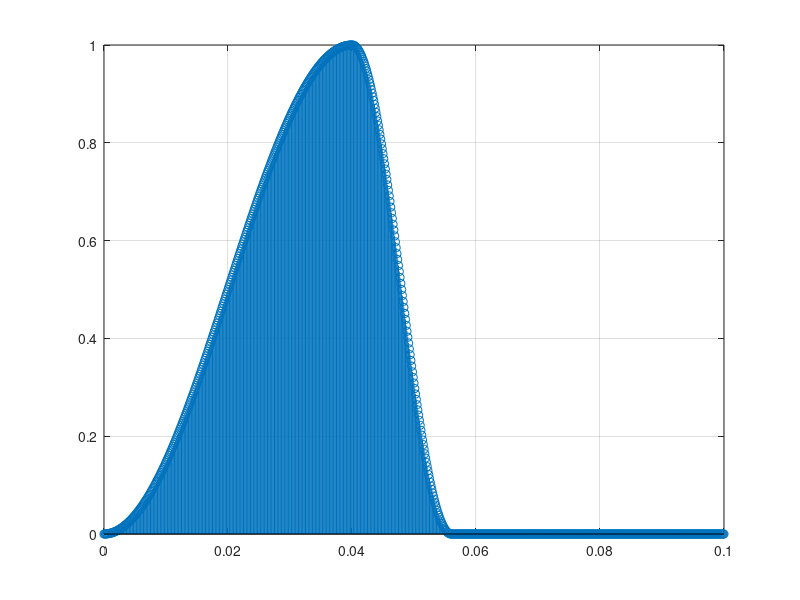
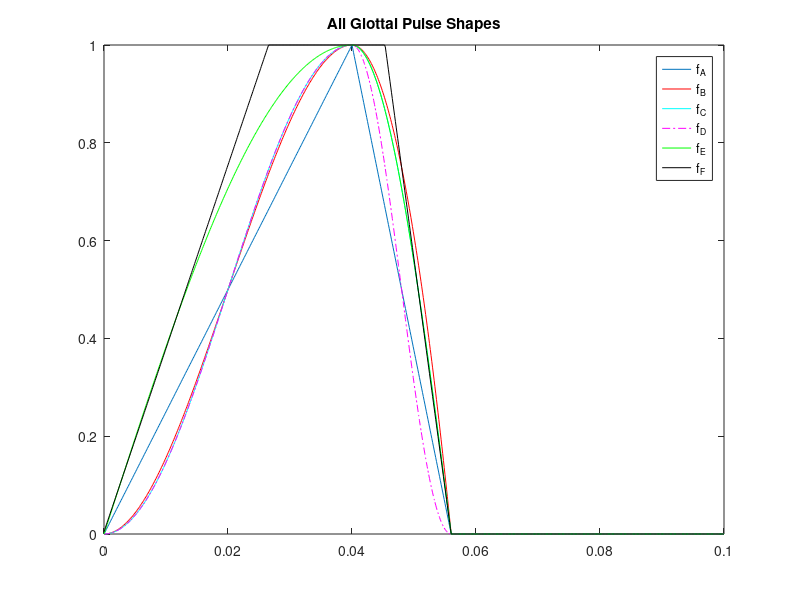
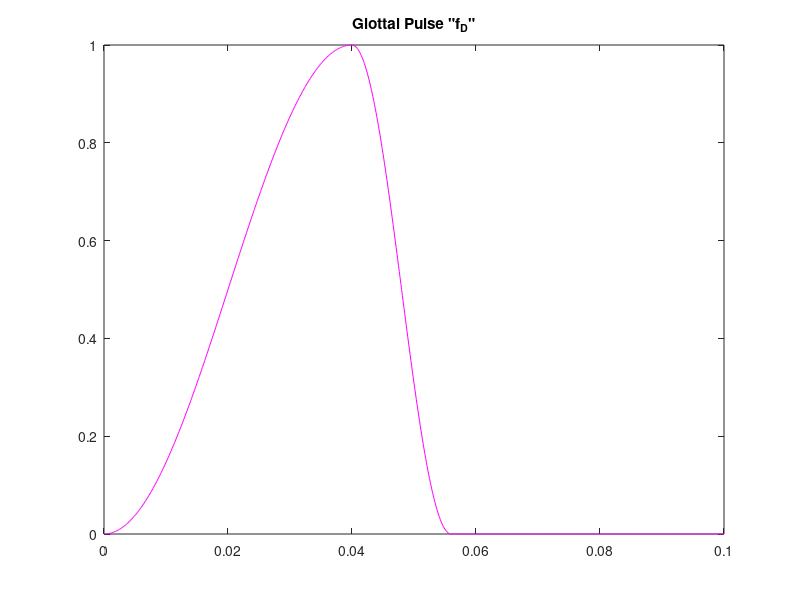
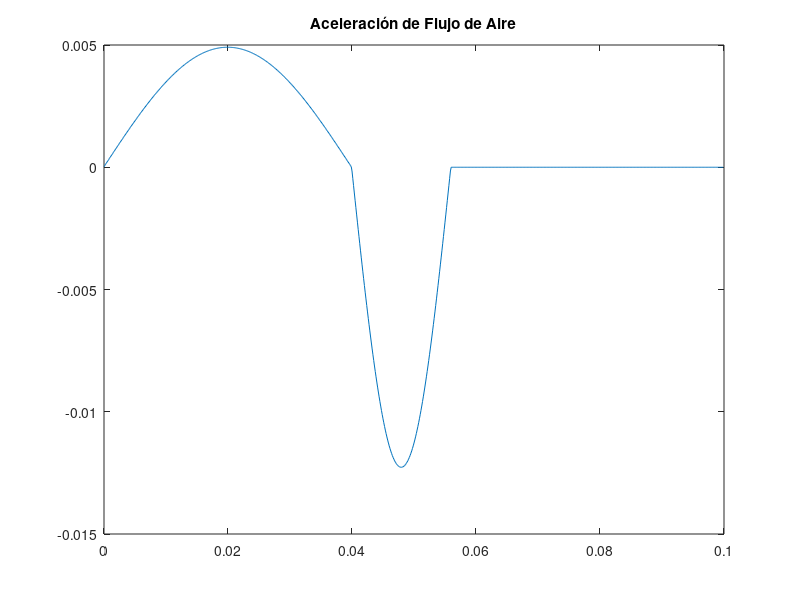

Write the MATLAB code that produced these figures, in order.
clear all;
close all;
clc;

%% Modelo de Rosenberg

Fs = 8000; %Frecuencia de muestreo modelo

Ts = 1/Fs; %Tiempo de cada muestra

a = 1; %Amplitud


% Tiempo apertura

T_milis = 100; % tiempo en milisegundos
T_muestras = T_milis*Fs/1000 + 1; % tiempo en samples
Tp = 0.40 * (T_muestras-1); % porcentaje del tiempo de apertura con pendiente positiva(0.40 sugerido)
Tn = 0.16 * (T_muestras-1); % porcentaje del tiempo de apertura con pendiente negativa(0.16 sugerido)


% Vector tiempo

for j = 1:1:T_muestras
    y(j) = (j-1) * Ts;
end


% Vectores de ceros

f_A = zeros(1 , T_muestras);
f_B = zeros(1 , T_muestras);
f_C = zeros(1 , T_muestras);
f_D = zeros(1 , T_muestras);
f_E = zeros(1 , T_muestras);
f_F = zeros(1 , T_muestras);


% Modelo matematico para 0 hasta Tp

for t = 1:1:Tp + 1
    f_A(1,t) = a*((t-1)/Tp); 
    f_B(1,t) = a*(3*((t-1)/Tp)^2 - 2*((t-1)/Tp)^3);
    f_C(1,t) = (a/2)*(1-cos(pi*(t-1)/Tp));
    f_D(1,t) = (a/2)*(1-cos(pi*((t-1)/Tp)));
    f_E(1,t) = a*(sin((pi/2)*(t-1)/Tp));
    f_F(1,t) = (3*a/2)*(t/Tp);
    if f_F(1,t) > 1
        f_F(1,t) = 1;
    else
        f_F(1,t) = f_F(1,t);
    end % falta que sea <=
end


% Modelo matematico para Tp+1 hasta T = Tp+Tn

for t = Tp + 2:1:Tp + Tn + 1
    f_A(1,t) = a*(1-(((t-1)-Tp)/Tn));
    f_B(1,t) = a*(1-(((t-1)-Tp)/Tn)^2);
    f_C(1,t) = a*(cos((pi/2)*((t-1)-Tp)/Tn));
    f_D(1,t) = (a/2)*(1+cos(pi*((t-1)-Tp)/Tn)); % Rosenberg propone f_D(1,t) = (a/2)*(1+cos((pi/2)*((t-1)-Tp)/Tn)) , sin embargo esta mal
                                                % En (V. Espinoza, 2012)
                                                % esta corregido
    f_E(1,t) = a*(cos((pi/2)*((t-1)-Tp)/Tn));
    f_F(1,t) = (3*a/2)*(1-(((t-1)-Tp)/Tn));
    if f_F(1,t) > 1
        f_F(1,t) = 1;
    else
        f_F(1,t) = f_F(1,t);
    end
end


%% Graficos

figure
stem(y,f_D)
box on
grid on

% Grafico todos los pulsos del modelo de Rosenberg

figure('Name','All Glottal Pulse Shapes','NumberTitle','off');
plot(y,f_A)
title('All Glottal Pulse Shapes')
hold on
plot(y,f_B,'r')
plot(y,f_C,'c')
plot(y,f_D,'m-.')
plot(y,f_E,'g')
plot(y,f_F,'k')
legend('f_A','f_B','f_C','f_D','f_E','f_F')
hold off

% Grafico solo del pulso f_D, que es el pulso a estudiar

figure('Name','Rosenberg f_D Pulse Shape','NumberTitle','off');
plot(y,f_D,'m')
title('Glottal Pulse "f_D"')

% Grafico de la primera derivada de f_D
% representa la tasa de cambio de flujo de aire o bien, aceleración de
% flujo de aire

figure
plot(y(1:end-1),diff(f_D))
title ('Aceleración de Flujo de Aire')

%% Referencias

% 1.- Effect of Glottal Pulse Shape on the Quality of Natural Vowels.
%     Rosenberg. 1971.
% 2.- Stationary and dynamic aerodynamic assessment of vocal hyperfunction
%     using enhanced supraglottal and subglottal inverse ﬁltering methods.
%     V. Espinoza. 2018.
